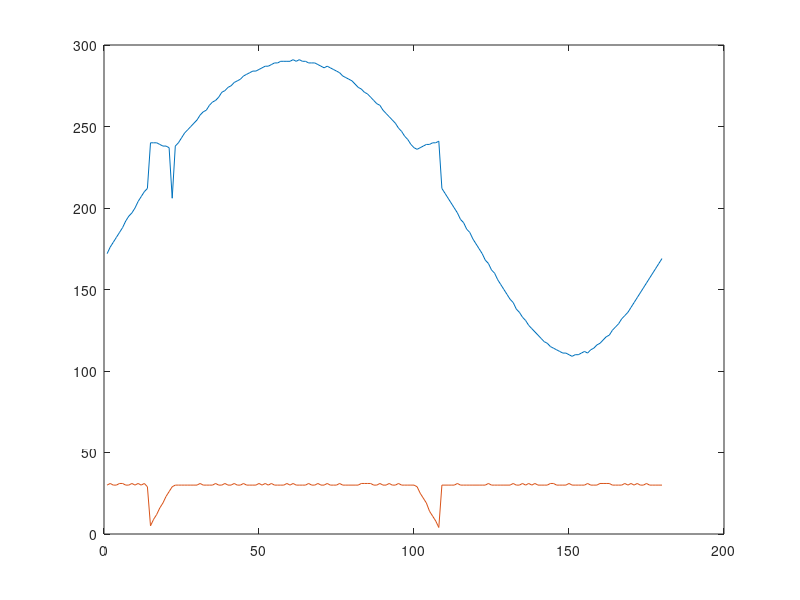

The MATLAB source for this figure:
clear
load('matlab.data.mat','bdmbjsxx')



% asd = flip(bdmbjsxx(:,jj));
% [~,n1]=max(bdmbjsxx(:,jj));
% [~,n2]=max(asd);
% asd = (n1>n2)*asd([length(asd)-abs(n1-n2)+1:end 1:length(asd)-abs(n1-n2)]) ...
%     + (n1<n2)*asd([abs(n1-n2)+1:end 1:abs(n1-n2)]);
% safasdf = bdmbjsxx(:,jj) - asd;

% hold on
% plot(1:512,bdmbjsxx(:,jj))
% plot(1:512,asd,'*')
% figure
% plot(1:512,safasdf)
waergq = zeros(1,180);
srgfnhbedthn = zeros(1,180);
tic
for jj=1:180
    
    data = [];
    
    for ii=2:512
        data = [data (bdmbjsxx(ii-1,jj)-bdmbjsxx(ii,jj))];
    end
    
    data = [0 data];
    data2 = [];
    data3 = [];
    for ii=2:511
        if data(ii-1)>data(ii) && data(ii+1)>data(ii)
            data2 = [data2 ii];
        end
        if data(ii-1)<data(ii) && data(ii+1)<data(ii)
            data3 = [data3 ii];
        end
    end
    
    if length(data2)>2
        [~,n] = max(data(data2));
        data2(n)=[];
        [~,n] = min(data(data3));
        data3(n)=[];
        if data2(2)<data3(2)
            data2 = flip(data2);
        end
    end
    
    data3 = data3+1;
    data2 = data2-1;
    
    srgfnhbedthn(jj) = min(abs(data2-data3));
    waergq(jj) = max(abs(data2-data3));
end
toc

we = 1;
if we==1
    plot(1:180,waergq)
    hold on
    plot(1:180,srgfnhbedthn)
else
    plot(1:512,data)
    %     figure
    hold on
    plot(1:512,bdmbjsxx(:,jj))
    scatter(data2,bdmbjsxx(data2,jj),'r')
    scatter(data3,bdmbjsxx(data3,jj),'g')
end